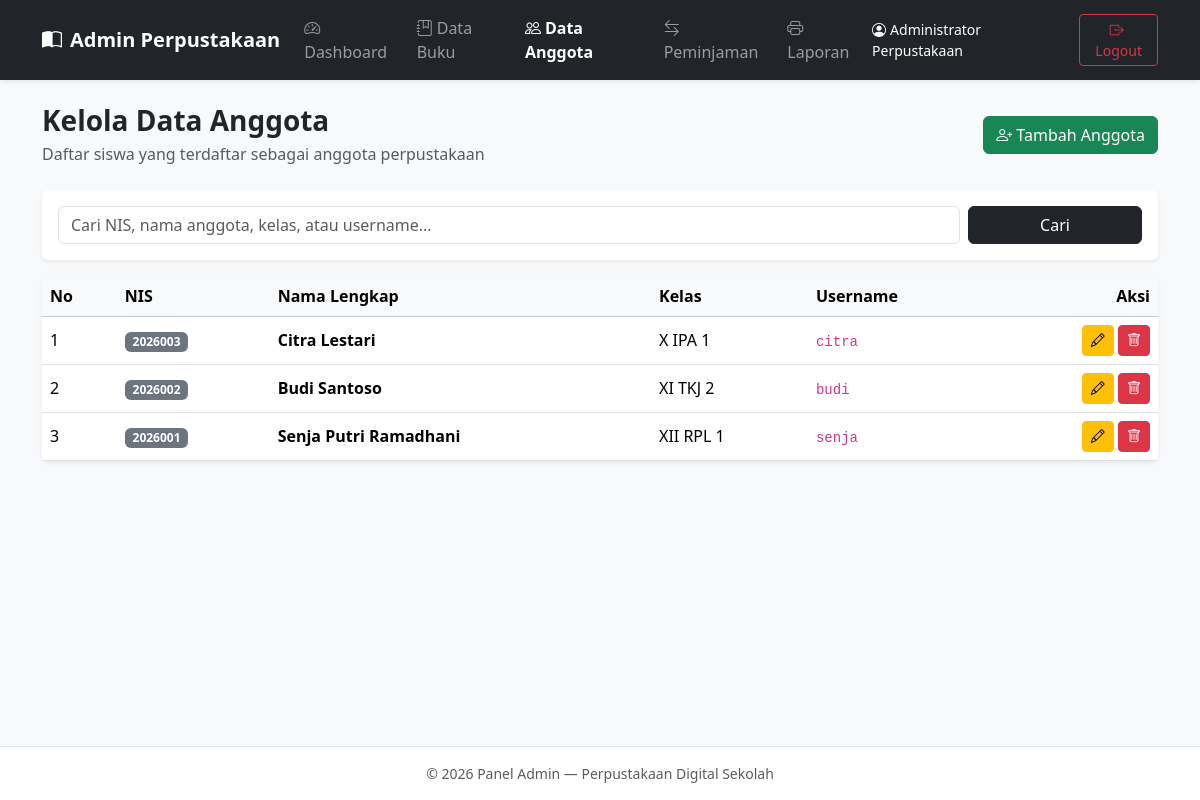
Screenshot of /admin/anggota.php (signed in) with the database file from the repository.
### tables this page shows
CREATE TABLE `anggota` (
  `id_anggota` INT(11) NOT NULL AUTO_INCREMENT,
  `nis` VARCHAR(20) NOT NULL,
  `nama_anggota` VARCHAR(50) NOT NULL,
  `kelas` VARCHAR(31) NOT NULL,
  `username` VARCHAR(50) NOT NULL,
  `password` VARCHAR(255) NOT NULL,
  `created_at` TIMESTAMP NOT NULL DEFAULT CURRENT_TIMESTAMP,
  PRIMARY KEY (`id_anggota`),
  UNIQUE KEY `uk_anggota_nis` (`nis`),
  UNIQUE KEY `uk_anggota_username` (`username`)
);

### koneksi.php (called while the page is built, shortened)
<?php
function e($teks) {
    return htmlspecialchars((string)$teks, ENT_QUOTES, 'UTF-8');
}

### admin/anggota.php (the view, shortened to what this page needs)
<?php
require_once "auth.php";
$cari = trim($_GET['cari'] ?? '');
if ($cari !== '') {
    $like = "%$cari%";
    $stmt = mysqli_prepare($koneksi, "SELECT * FROM anggota WHERE nis LIKE ? OR nama_anggota LIKE ? OR kelas LIKE ? OR username LIKE ? ORDER BY id_anggota DESC");
    mysqli_stmt_bind_param($stmt, "ssss", $like, $like, $like, $like);
    mysqli_stmt_execute($stmt);
    $result = mysqli_stmt_get_result($stmt);
} else {
    $result = mysqli_query($koneksi, "SELECT * FROM anggota ORDER BY id_anggota DESC");
}
$anggota_list = [];
while ($r = mysqli_fetch_assoc($result)) {
    $anggota_list[] = $r;
}
require_once "header.php";
?>
<div class="d-flex flex-wrap justify-content-between align-items-center gap-2 mb-4">
  <div>
    <h3 class="fw-bold mb-1">Kelola Data Anggota</h3>
    <p class="text-muted mb-0">Daftar siswa yang terdaftar sebagai anggota perpustakaan</p>
  </div>
  <button class="btn btn-success" data-bs-toggle="modal" data-bs-target="#modalTambah">
    <i class="bi bi-person-plus me-1"></i>Tambah Anggota
  </button>
</div>
<div class="card border-0 shadow-sm mb-3">
  <div class="card-body">
    <form method="get" class="row g-2">
      <div class="col-md-10">
        <input type="text" name="cari" class="form-control" placeholder="Cari NIS, nama anggota, kelas, atau username..." value="<?= e($cari) ?>">
      </div>
      <div class="col-md-2 d-flex gap-2">
        <button type="submit" class="btn btn-dark w-100">Cari</button>
      </div>
    </form>
  </div>
</div>
<div class="card border-0 shadow-sm">
  <div class="table-responsive">
    <table class="table table-hover align-middle mb-0">
      <thead class="table-light">
        <tr>
          <th>No</th>
          <th>NIS</th>
          <th>Nama Lengkap</th>
          <th>Kelas</th>
          <th>Username</th>
          <th class="text-end">Aksi</th>
        </tr>
      </thead>
      <tbody>
        <?php if (empty($anggota_list)): ?>
          <tr><td colspan="6" class="text-center text-muted py-4">Data anggota tidak ditemukan.</td></tr>
        <?php else: ?>
          <?php $no = 1; foreach ($anggota_list as $a): ?>
            <tr>
              <td><?= $no++ ?></td>
              <td><span class="badge bg-secondary"><?= e($a['nis']) ?></span></td>
              <td class="fw-semibold"><?= e($a['nama_anggota']) ?></td>
              <td><?= e($a['kelas']) ?></td>
              <td><code><?= e($a['username']) ?></code></td>
              <td class="text-end">
                <button class="btn btn-sm btn-warning" data-bs-toggle="modal" data-bs-target="#modalEdit<?= $a['id_anggota'] ?>">
                  <i class="bi bi-pencil"></i>
                </button>
                <a href="anggota.php?hapus=<?= $a['id_anggota'] ?>" class="btn btn-sm btn-danger" onclick="return confirm('Hapus anggota ini?')">
                  <i class="bi bi-trash"></i>
                </a>
              </td>
            </tr>
          <?php endforeach; ?>
        <?php endif; ?>
      </tbody>
    </table>
  </div>
</div>
<?php require_once "footer.php"; ?>

### rows the page displays
anggota: nis "2026003", nama_anggota "Citra Lestari", kelas "X IPA 1", username "citra"
anggota: nis "2026002", nama_anggota "Budi Santoso", kelas "XI TKJ 2", username "budi"
anggota: nis "2026001", nama_anggota "Senja Putri Ramadhani", kelas "XII RPL 1", username "senja"

### other values shown
$_SESSION['nama_admin'] "Administrator Perpustakaan"
